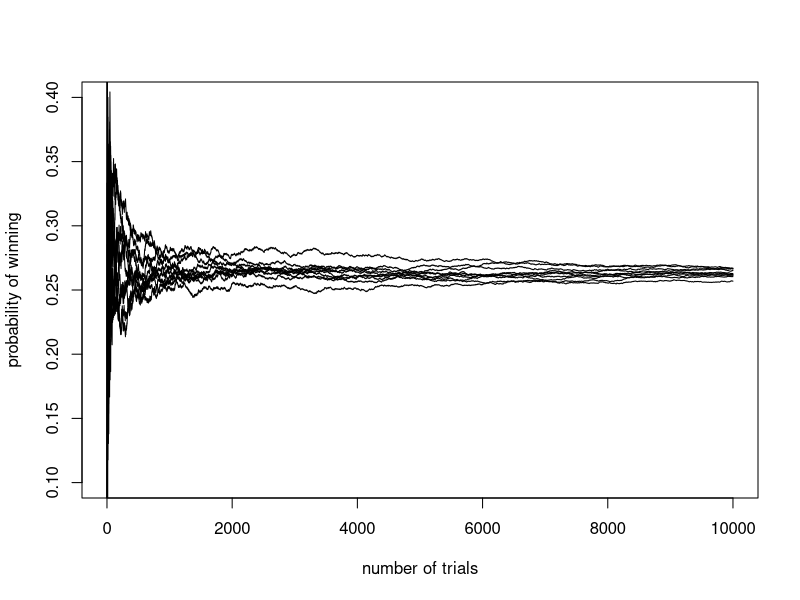
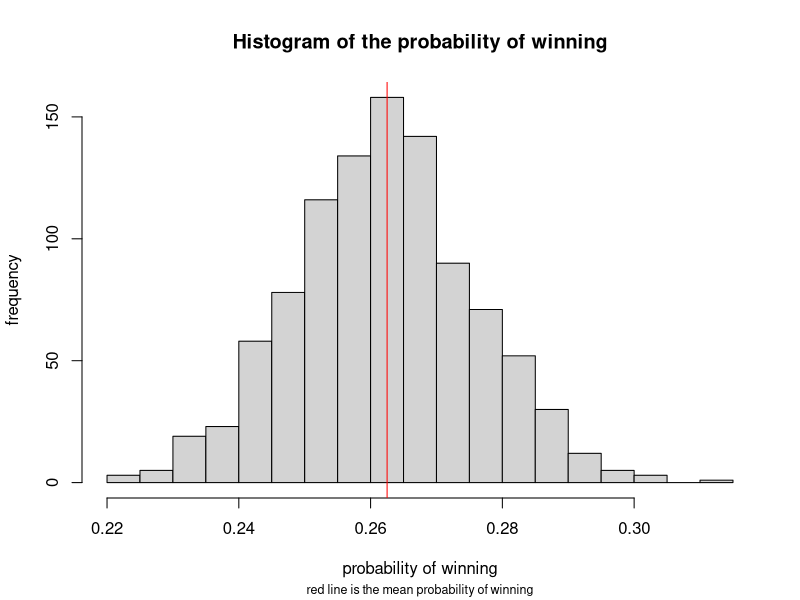

The R script that drew these images, in order:
setwd("~/Desktop/Autumn 2021/Math 381/math381-a6")

convergence <- read.csv("convergence.csv")
histogram <- read.csv("histogram.csv")

x <- 1:10000

png(file="/Users/nicolegooding/Desktop/Autumn 2021/Math 381/math381-a6/outputs/convergence_plot.png",
    width=1000, height=600)

plot(x, convergence$run1, ylim = c(0.1, 0.4), type = "l", 
     xlab = "number of trials", ylab = "probability of winning")
lines(x, convergence$run2)
lines(x, convergence$run3)
lines(x, convergence$run4)
lines(x, convergence$run5)
lines(x, convergence$run6)
lines(x, convergence$run7)
lines(x, convergence$run8)
lines(x, convergence$run9)
lines(x, convergence$run10)
dev.off()

png(file="/Users/nicolegooding/Desktop/Autumn 2021/Math 381/math381-a6/outputs/probabilities_histogram.png",
    width=1000, height=600)

hist(histogram$probability.histogram, 
     main = "Histogram of the probability of winning", 
     sub = "red line is the mean probability of winning", 
     cex.sub = .75,
     xlab = "probability of winning",
     ylab = "frequency", breaks = 20)
abline(v = mean(histogram$probability.histogram),                       # Add line for mean
       col = "red",
       lwd = 1)
dev.off()